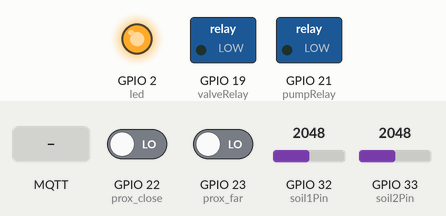
This sketch was run on a simulated ESP32. Shown: switched loads named in the sketch (green lamp = pin HIGH), output pins drawn as LEDs (lit = HIGH). Inputs (shaded band) come from the test bench; at power-on: GPIO 22 (prox_close) LOW, GPIO 23 (prox_far) LOW, GPIO 32 (soil1Pin) = 2048, GPIO 33 (soil2Pin) = 2048. WiFi joins after 1.5 s; servers stay silent unless stated; no MQTT or app messages arrive unless stated; what the sketch prints to the serial monitor is not drawn.

Above: at 9.7 s.
9.8 s: MQTT message "2" arrives on the second subscribed topic
At 10.1 s:
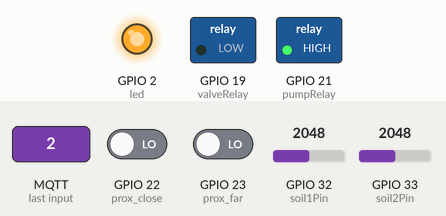
11.3 s: MQTT message "Moisture1:" arrives on the second subscribed topic
At 12.4 s:
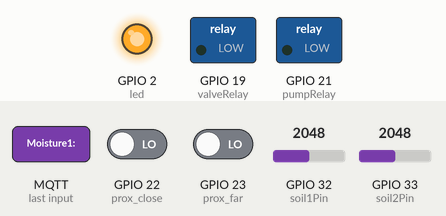
12.8 s: MQTT message "1" arrives on the second subscribed topic
At 13.6 s:
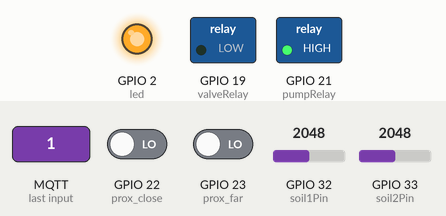
Timing chart, 0 to 15.8 s (numbered marks = the images above; inputs shaded):
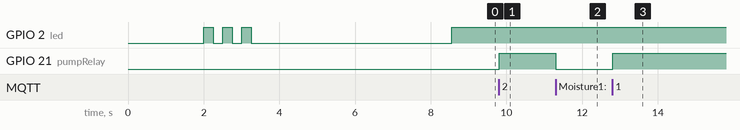

Measured:
- after the input at 9.8 s, GPIO 21 (pumpRelay): LOW → HIGH at once
- after the input at 11.3 s, GPIO 21 (pumpRelay): HIGH → LOW at once
- after the input at 12.8 s, GPIO 21 (pumpRelay): LOW → HIGH at once

The sketch:

main.ino
```cpp
#include <WiFi.h>
#include <PubSubClient.h>

// Variables for MQTT
const char* ssid = "Arycast";
const char* password =  "hellofromkiwi";
const char* mqttServer = "broker.mqtt-dashboard.com";
const int mqttPort = 1883;
WiFiClient espClient;
PubSubClient client(espClient);

// Out Topic
#define humidityTopic1  "dripSystem/humidityTopic1" // Main to be used for determining pump state
#define humidityTopic2  "dripSystem/humidityTopic2"
#define waterTopic      "dripSystem/waterLevel"
#define valveTopic      "dripSystem/valveState"
#define pumpTopic       "dripSystem/pumpState"

// Incoming Topic
const char* humidityCalibrate    = "dripSystem/calibrateHumidity";
const char* ON_userPumpState     = "dripSystem/ON_userPumpState";
const char* OFF_userPumpState    = "dripSystem/OFF_userPumpState";
const char* ON_userValveState    = "dripSystem/ON_userValveState";
const char* OFF_userValveState   = "dripSystem/OFF_userValveState";


#define led  2  //Built in LED


// ---------- ENTER PIN USED HERE ---------------
// Water Level Sensor Pins
#define prox_far    23
#define prox_close  22

// Soil Moisture Pins
#define soil1Pin    32
#define soil2Pin    33

// Relays Pins
#define pumpRelay   21
#define valveRelay  19

// ---------- TIMING VARIABLE ---------------
unsigned long currTime = 0;
unsigned long sendDelay = 1000;
unsigned long ledTime = 0;

// ---------- SENSOR VARIABLE ---------------
int waterLevel = 0;
float moisture1 = 0, moisture2 = 0;
int moistureThreshold = 60;
bool pumpState = 0; int UserPumpState = 0;
bool valveState = 0; int UserValveState = 0;

// ---------- FUNCTIONS ---------------

void blink_LED();
float read_moisture(float min, float max, uint8_t pinName);

void topicsSubscribe() {
  client.subscribe(humidityCalibrate);
  client.subscribe(ON_userPumpState);
  client.subscribe(OFF_userPumpState);
  client.subscribe(ON_userValveState);
  client.subscribe(OFF_userValveState);
}

void mqttCallback(char* topic, byte* message, unsigned int length) {
  Serial.print("MQTT message received on topic: ");
  Serial.print(topic);
  Serial.print(". Message: ");
  String messageTemp;
  for (int i = 0; i < length; i++) {
    // Serial.print((char)message[i]);
    messageTemp += (char)message[i];
  }

  //Serial.println();

  if (String(topic) == String(humidityCalibrate)) {
    moistureThreshold = messageTemp.toInt();
  }
  else if((String(topic) == String(ON_userPumpState)) || (String(topic) == String(OFF_userPumpState))) {
    UserPumpState = messageTemp.toInt();
  }
  else if((String(topic) == String(ON_userValveState)) || (String(topic) == String(OFF_userValveState))) {
    UserValveState = messageTemp.toInt();
  }
  // Serial.print(messageTemp);
  // Serial.println();
  // Serial.print("User Input User Pump State: "); Serial.println(UserPumpState);
  // Serial.print("User Input User Valve State: "); Serial.println(UserValveState);
  // Serial.println();
}

void reconnect() {
  // Loop until we're reconnected
  int counter = 0;
  while (!client.connected()) {

    if (counter==5){
      ESP.restart();
    }
    counter+=1;
    Serial.print("Attempting MQTT connection...");
    // Attempt to connect

    if (client.connect("dripSystemWeb")) {
      topicsSubscribe();
      Serial.println("connected");

    } else {
      Serial.print("failed, rc=");
      Serial.print(client.state());
      Serial.println(" try again in 5 seconds");
      // Wait 5 seconds before retrying
      delay(5000);
    }
  }
  topicsSubscribe();
  digitalWrite(led, 1);
}

void setup() {
  pinMode(led, OUTPUT);
  pinMode(prox_far, INPUT); pinMode(prox_close, INPUT);
  pinMode(soil1Pin, INPUT); pinMode(soil2Pin, INPUT);
  pinMode(pumpRelay, OUTPUT);
  pinMode(valveRelay, OUTPUT);


  Serial.begin(115200);
  Serial.println();
  // begin Wifi connect
  Serial.print("Connecting to ");
  Serial.println(ssid);
  WiFi.mode(WIFI_STA);
  WiFi.disconnect();
  delay(2000);
  WiFi.begin(ssid, password);

  while (WiFi.status() != WL_CONNECTED) {
    digitalWrite(led, 1);
    delay(250);
    digitalWrite(led, 0);
    delay(250);
    Serial.print(".");
  }

  Serial.println("");
  Serial.println("WiFi connected");
  Serial.println("IP address: ");
  Serial.println(WiFi.localIP());
  //end Wifi connect

  client.setServer(mqttServer, 1883);
  client.setCallback(mqttCallback);

  delay(5000);

  if (!client.connected()){
    reconnect();
  }

  // Set Both Pump and Valve to Off
  digitalWrite(valveRelay,0);
  digitalWrite(pumpRelay,0);
}

void loop() {
  // Testing Purposes
  // moisture1 = 0; moisture2 = 0; waterLevel = 0;

  // Moisture Sensor
  moisture1 = read_moisture(0.0, 100.0, soil1Pin); // Main to Be used for activating pump
  moisture2 = read_moisture(0.0, 100.0, soil2Pin);

  // =============== PUMP ===============
  // Condition for Pump
  if (UserPumpState == 2) {
    if (moisture1 >= (float)moistureThreshold) pumpState = 0;
    else pumpState = 1;
  }
  else if (UserPumpState == 1){
    if (millis() > currTime + 30000) pumpState = 0;
    else pumpState = 1;
  }
  else pumpState = 0;
  // Output Pump Relay (Normally Close)
  // 0 => Pump OFF
  // 1 => Pump ON
  digitalWrite(pumpRelay, pumpState);


  // Proximity Sensor Note :
  // 0 => level < sensor threshold (LED ON)
  // 1 => level > sensor threshold (LED OFF)
  waterLevel = digitalRead(prox_close) or digitalRead(prox_far);

  // =============== Valve ===============
  // Condition for Valve
  if (UserValveState == 2) valveState = waterLevel;
  else if (UserValveState == 1){
    if (millis() > currTime + 30000) valveState = 0;
    else valveState = 1;
  }
  else valveState = 0;
  // Output Pump Relay (Normally Close)
  // 0 => Valve OFF
  // 1 => Vlave ON
  digitalWrite(valveRelay, valveState);


  if (millis() > currTime + sendDelay) {
    client.publish(humidityTopic1, String(moisture1).c_str(), true);
    client.publish(humidityTopic2, String(moisture2).c_str(), true);
    client.publish(waterTopic, String(waterLevel).c_str(), true);
    client.publish(valveTopic, String(valveState).c_str(), true);
    client.publish(pumpTopic, String(pumpState).c_str(), true);
    currTime = millis();

    // Data Printing
    // Serial.println("================NEW DATA================");
    // Serial.print("Moisture Threshold: "); Serial.println(moistureThreshold);
    // Serial.print("Moisture1: "); Serial.print(moisture1); Serial.print("\tMoisture2: "); Serial.println(moisture2);
    // Serial.print("Pump State:"); Serial.println(pumpState);
    // Serial.print("Water Level:"); Serial.println(waterLevel);
    // Serial.print("Valve State:"); Serial.println(valveState);
    //Serial.print(digitalRead(prox_close)); Serial.println(digitalRead(prox_far));
  }

  client.loop();
}

float read_moisture(float min, float max, uint8_t pinName) {
  float val = analogRead(pinName);
  val = 4095 - val;
  float result = (max - min)/(4096.0-0.0) * val + min;
  return result;
}
```
